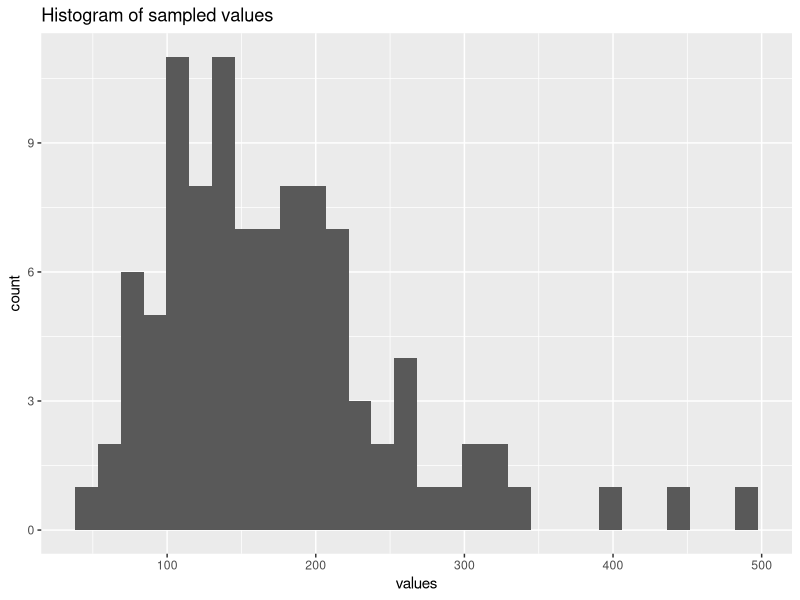
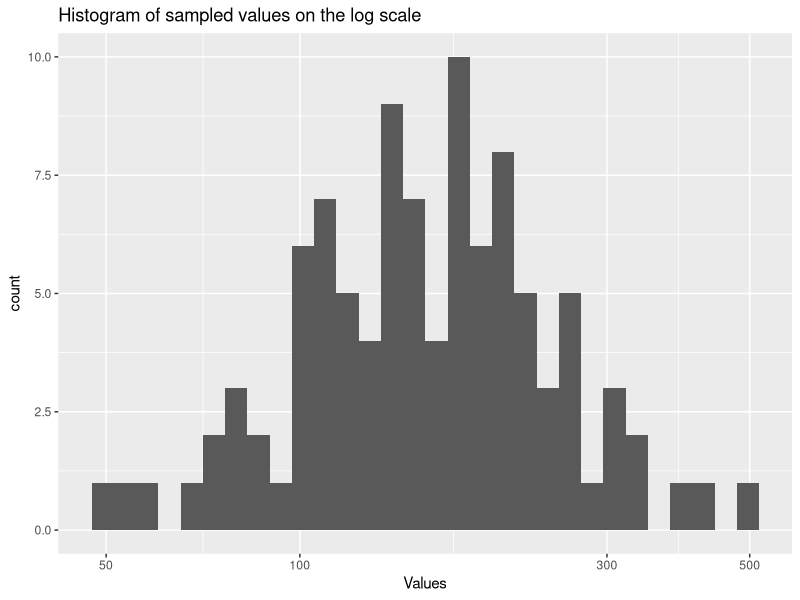
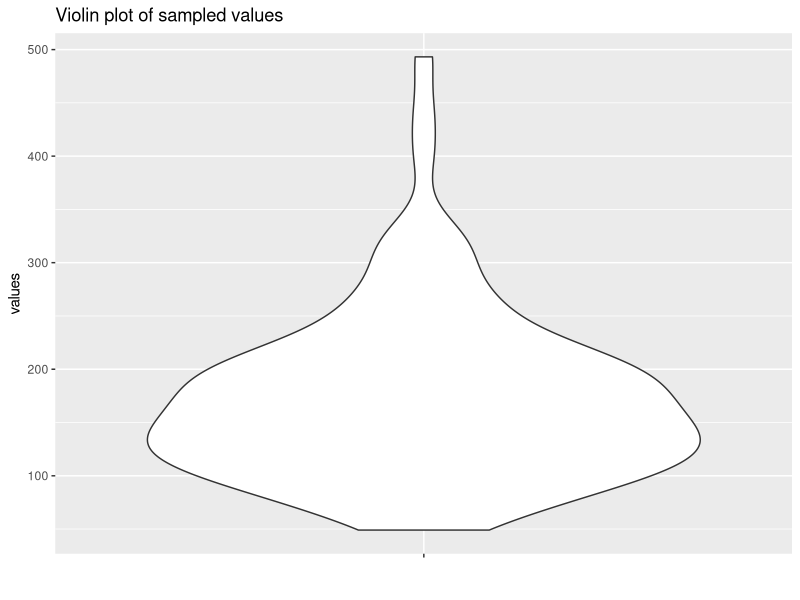
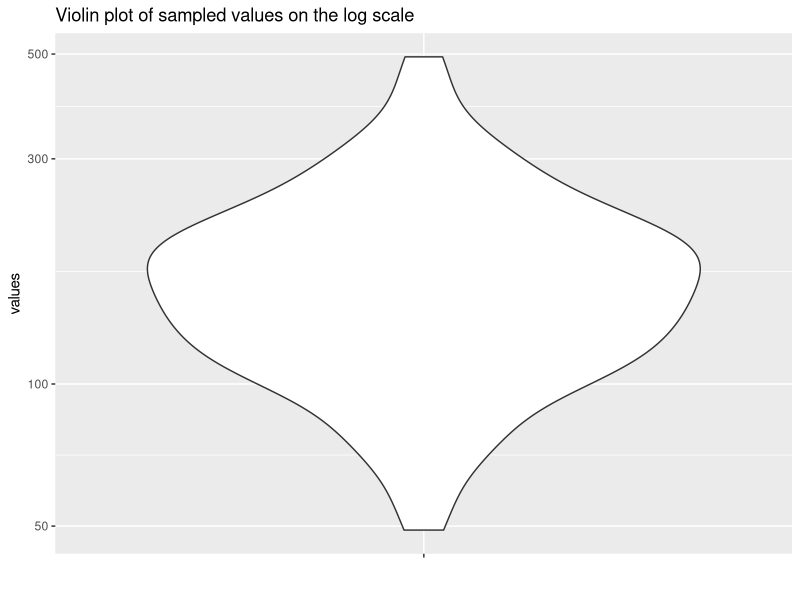

The R source for these figures, in order:
## ---- chunk 1
set.seed(1) 

mu <- 5.
sigma <- 0.5

vec <- rlnorm(100, meanlog = mu, sdlog = sigma)
## ---- chunk 2
library(ggplot2)

# convert to data frame
data <- data.frame(values = vec)

# linear scale
p1 <- ggplot(data, aes(x = values)) + geom_histogram(bins = 30) +
      ggtitle("Histogram of sampled values")
p1

# log scale
p2 <- ggplot(data, aes(x = values)) + geom_histogram(bins = 30) +
      scale_x_log10() + ggtitle("Histogram of sampled values on the log scale") +
      xlab("Values") 
p2
## ---- chunk 3

# linear scale
p1 <- ggplot(data, aes(x = "", y = values)) + geom_violin() +
              xlab("") + ggtitle("Violin plot of sampled values")
p1

# log scale
p2 <- ggplot(data, aes(x = "", y = values)) + geom_violin() +
             scale_y_log10() + xlab("") + 
             ggtitle("Violin plot of sampled values on the log scale")
p2

